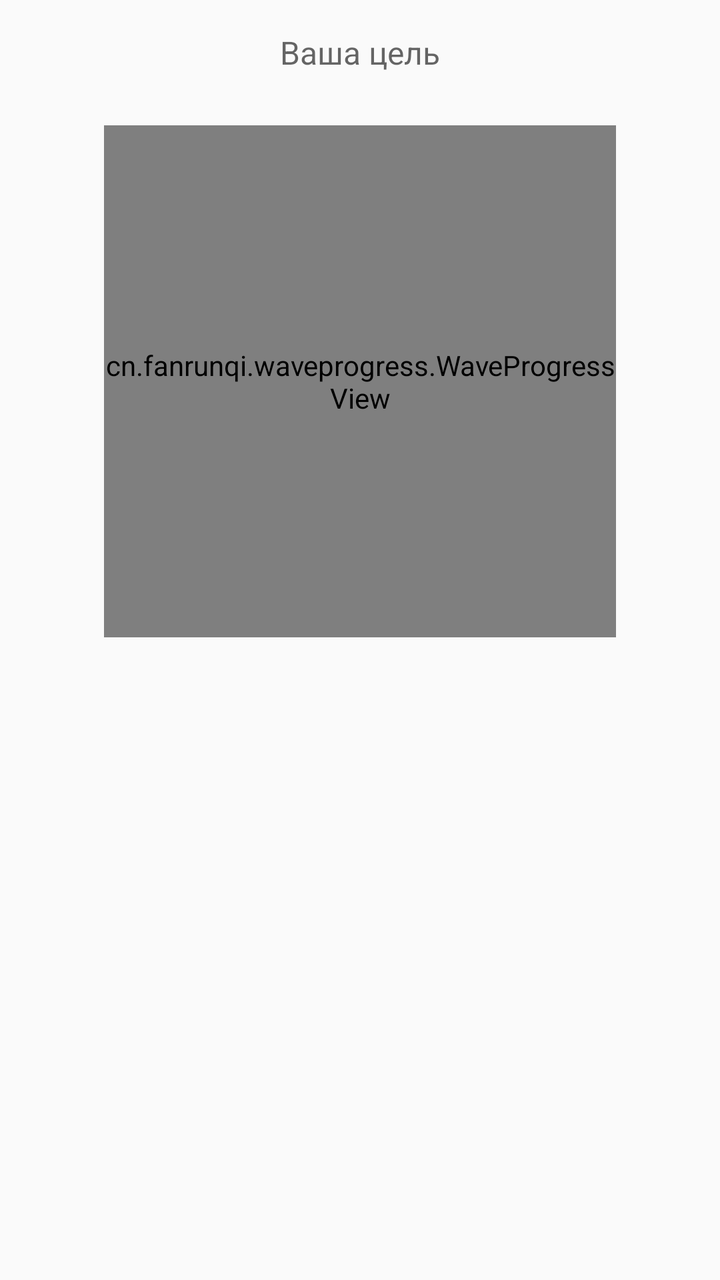
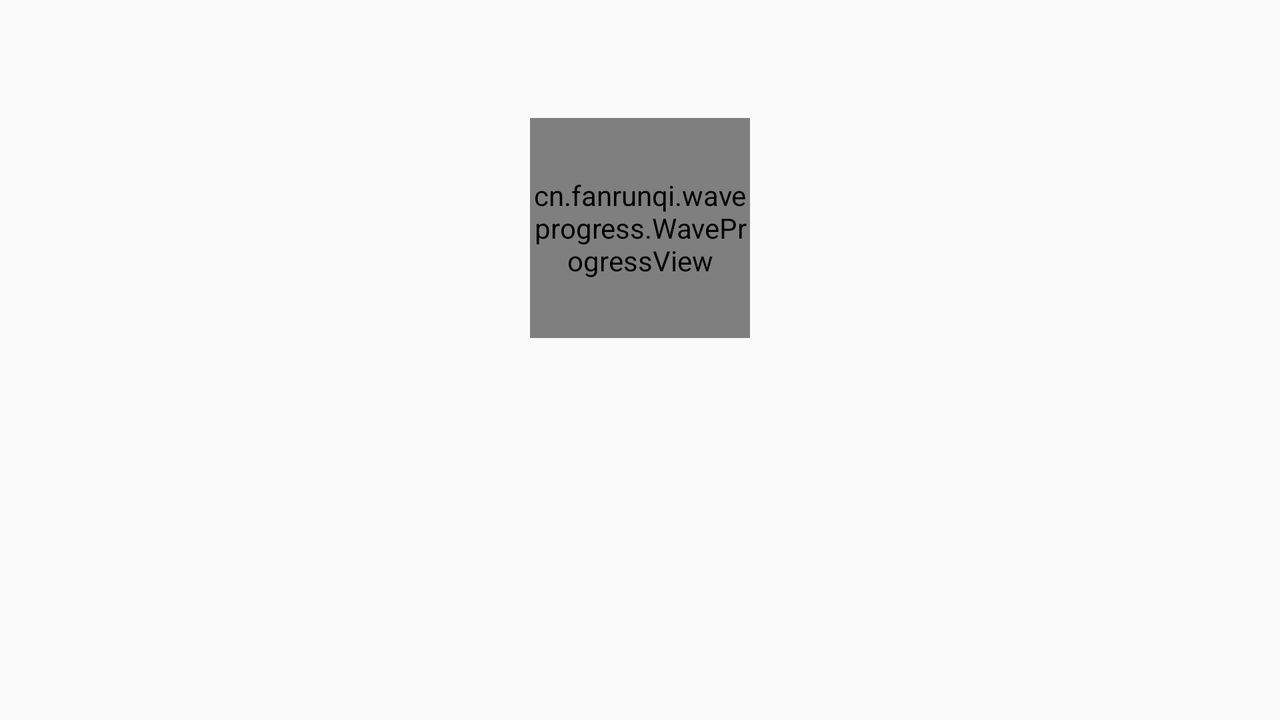

The same Android screen from two of the app's own layout files: first res/layout/ as a phone draws it, then the repository's variant for another configuration, drawn on a device whose configuration selects that folder. Both files follow.
<!-- AndroidManifest.xml: application theme AppTheme -->
<!-- res/layout/fragment_calories_counter.xml -->
<FrameLayout xmlns:android="http://schemas.android.com/apk/res/android"
    xmlns:tools="http://schemas.android.com/tools"
    android:layout_width="match_parent"
    android:layout_height="match_parent"
    tools:context="ua.dashan.caloriescounter.CaloriesCounterFragment">




<RelativeLayout
    android:layout_width="match_parent"
    android:layout_height="wrap_content"
    >
    <android.support.design.widget.TextInputLayout
        android:id="@+id/targetText"
        android:layout_margin="5dp"
        android:gravity="center"
        android:layout_width="match_parent"
        android:layout_height="wrap_content">
    <EditText
        android:layout_width="150dp"
        android:layout_height="wrap_content"
        android:singleLine="true"
        android:inputType="number"
        android:textSize="16dp"
        android:background="#00000000"
        android:gravity="center"
        android:hint="Ваша цель"
        android:focusable="false"
        android:id="@+id/userTarget"
        />
    </android.support.design.widget.TextInputLayout>

    <cn.fanrunqi.waveprogress.WaveProgressView
       android:layout_below="@+id/targetText"
        android:id="@+id/waveProgressbar3"
        android:background="@drawable/man"
        android:layout_marginTop="20dp"

        android:layout_centerHorizontal="true"
        android:layout_width="256dp"
        android:layout_height="256dp"

        />

    <android.support.v7.widget.RecyclerView
        android:layout_alignParentBottom="true"
        android:id="@+id/horizontal_recycler_view"

        android:layout_width="match_parent"
        android:layout_height="wrap_content"/>
</RelativeLayout>
</FrameLayout>
<!-- resources referenced by this layout -->
<resources>
  <style name="AppTheme" parent="Theme.AppCompat.Light.NoActionBar">
          
          <item name="colorPrimary">#3F51B5</item>
          
          <item name="colorPrimaryDark">#303F9F</item>
          
          <item name="colorAccent">#CFD8DC</item>
      </style>
</resources>
<!-- res/layout-land/fragment_calories_counter.xml (the repository's variant of the layout above) -->
<!-- drawn on the phone turned sideways -->
<FrameLayout xmlns:android="http://schemas.android.com/apk/res/android"
    xmlns:tools="http://schemas.android.com/tools"
    android:layout_width="match_parent"
    android:layout_height="match_parent"
    tools:context="ua.dashan.caloriescounter.CaloriesCounterFragment">



<LinearLayout
    android:layout_width="match_parent"
    android:layout_height="wrap_content"
    android:orientation="vertical">
    <TextView
        android:id="@+id/progressText"
        android:padding="10dp"
        android:layout_gravity="center"



        android:layout_width="wrap_content"
        android:layout_height="wrap_content" />

    <cn.fanrunqi.waveprogress.WaveProgressView

        android:id="@+id/waveProgressbar3"
        android:background="@drawable/man"
        android:layout_margin="20dp"
        android:layout_gravity="center"
        android:layout_width="110dp"
        android:layout_height="110dp"

        />

    <android.support.v7.widget.RecyclerView
        android:id="@+id/horizontal_recycler_view"
        android:layout_width="match_parent"
        android:layout_height="wrap_content"/>
</LinearLayout>
</FrameLayout>
